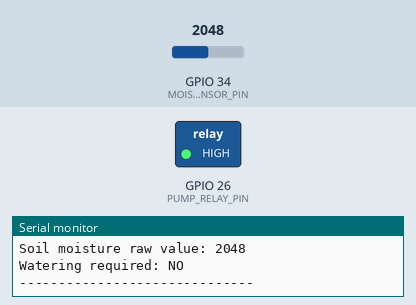
Simulated run of this sketch. Board: ESP32. Parts: switched loads named in the sketch (green lamp = pin HIGH), the last lines printed to the serial monitor. The test bench sets the inputs (shaded band); at power-on: GPIO 34 (MOISTURE_SENSOR_PIN) = 2048 (analog values on the 0–4095 scale).

Above: at 1.7 s.
1.8 s: GPIO 34 (MOISTURE_SENSOR_PIN) set to 2732
3.3 s: GPIO 34 (MOISTURE_SENSOR_PIN) set to 2830
At 4.6 s:
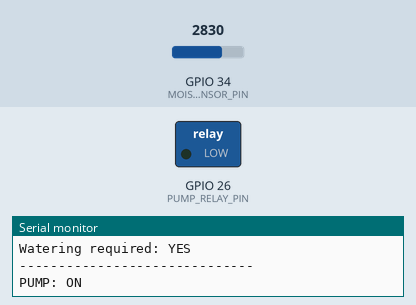
Timing chart, 0 to 20.5 s (numbered marks = the images above; inputs shaded):
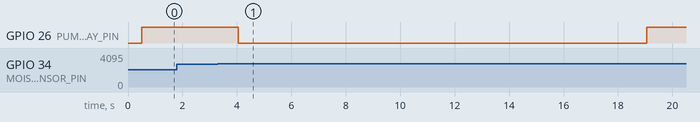

Measured:
- the behaviour switches between 2799 and 2800 on GPIO 34 (MOISTURE_SENSOR_PIN) (found by bisection; images 0 and 1)
- after the input at 3.3 s, GPIO 26 (PUMP_RELAY_PIN): HIGH → LOW after 0.75 s, → HIGH 15.0 s later

The sketch:

AUTO_PLANT_WATERING.ino
```cpp
#include <Arduino.h>

#include "config.h"
#include "moisture_sensor.h"
#include "pump_control.h"

bool wateringRequired = false;

unsigned long lastSensorReadTime = 0;

void setup() {
    Serial.begin(115200);
    delay(500);

    Serial.println();
    Serial.println("==============================");
    Serial.println(" AUTO PLANT WATERING SYSTEM");
    Serial.println("==============================");

    initMoistureSensor();
    initPump();

    Serial.println("System ready");
}

void loop() {
    unsigned long currentTime = millis();

    // Read soil moisture at regular intervals.
    if (currentTime - lastSensorReadTime >= SENSOR_READ_INTERVAL_MS) {
        lastSensorReadTime = currentTime;

        int moistureValue = readMoistureRaw();

        // Hysteresis: use separate dry and wet thresholds.
        if (!wateringRequired &&
            moistureValue >= SOIL_DRY_THRESHOLD) {
            wateringRequired = true;
        }
        else if (wateringRequired &&
                 moistureValue <= SOIL_WET_THRESHOLD) {
            wateringRequired = false;
        }

        Serial.print("Soil moisture raw value: ");
        Serial.println(moistureValue);

        Serial.print("Watering required: ");
        Serial.println(wateringRequired ? "YES" : "NO");

        Serial.println("------------------------------");
    }

    // Pump safety and automatic control.
    updatePump(wateringRequired);
}
```

moisture_sensor.cpp
```cpp
#include <Arduino.h>
#include "config.h"
#include "moisture_sensor.h"

void initMoistureSensor() {
    pinMode(MOISTURE_SENSOR_PIN, INPUT);
    analogReadResolution(12);
    analogSetPinAttenuation(MOISTURE_SENSOR_PIN, ADC_11db);

    Serial.println("Moisture sensor initialized");
}

int readMoistureRaw() {
    long total = 0;

    for (int i = 0; i < MOISTURE_SAMPLE_COUNT; i++) {
        total += analogRead(MOISTURE_SENSOR_PIN);
        delay(5);
    }

    return total / MOISTURE_SAMPLE_COUNT;
}
```

moisture_sensor.h
```cpp
#ifndef MOISTURE_SENSOR_H
#define MOISTURE_SENSOR_H

void initMoistureSensor();
int readMoistureRaw();

#endif
```

pump_control.cpp
```cpp
#include <Arduino.h>
#include "config.h"
#include "pump_control.h"

static bool pumpRunning = false;
static bool safetyLockout = false;

static unsigned long pumpStartTime = 0;
static unsigned long lastPumpStopTime = 0;

static void switchPump(bool state) {
    if (state) {
        digitalWrite(
            PUMP_RELAY_PIN,
            RELAY_ACTIVE_LOW ? LOW : HIGH
        );
    } else {
        digitalWrite(
            PUMP_RELAY_PIN,
            RELAY_ACTIVE_LOW ? HIGH : LOW
        );
    }

    pumpRunning = state;

    if (state) {
        pumpStartTime = millis();
        Serial.println("PUMP: ON");
    } else {
        lastPumpStopTime = millis();
        Serial.println("PUMP: OFF");
    }
}

void initPump() {
    // Set the output OFF before starting operation.
    digitalWrite(
        PUMP_RELAY_PIN,
        RELAY_ACTIVE_LOW ? HIGH : LOW
    );

    pinMode(PUMP_RELAY_PIN, OUTPUT);

    pumpRunning = false;
    safetyLockout = false;

    // Allow the first watering cycle immediately.
    lastPumpStopTime = millis() - MIN_PUMP_OFF_TIME_MS;

    Serial.println("Pump control initialized");
    Serial.println("Pump is OFF");
}

void updatePump(bool wateringRequired) {
    unsigned long currentTime = millis();

    // Stop the pump if the maximum runtime is reached.
    if (pumpRunning &&
        currentTime - pumpStartTime >= MAX_PUMP_RUNTIME_MS) {

        switchPump(false);
        safetyLockout = true;

        Serial.println("SAFETY: Maximum pump runtime reached");
        Serial.println("Watering locked until soil becomes wet");
        return;
    }

    // Reset safety lockout after the soil becomes sufficiently wet.
    if (!wateringRequired) {
        safetyLockout = false;
    }

    // Stop the pump when watering is no longer required.
    if (pumpRunning && !wateringRequired) {
        switchPump(false);
        return;
    }

    // Start the pump if the soil is dry and safety conditions allow it.
    if (!pumpRunning &&
        wateringRequired &&
        !safetyLockout &&
        currentTime - lastPumpStopTime >= MIN_PUMP_OFF_TIME_MS) {

        switchPump(true);
    }
}

bool isPumpRunning() {
    return pumpRunning;
}
```

pump_control.h
```cpp
#ifndef PUMP_CONTROL_H
#define PUMP_CONTROL_H

void initPump();
void updatePump(bool wateringRequired);
bool isPumpRunning();

#endif
```

config.h
```cpp
#ifndef CONFIG_H
#define CONFIG_H

// ESP32 pin configuration
#define MOISTURE_SENSOR_PIN 34
#define PUMP_RELAY_PIN 26

// Relay configuration
// Change to false if your relay is HIGH-level triggered.
const bool RELAY_ACTIVE_LOW = true;

// Initial moisture thresholds (12-bit ADC: 0–4095)
// Typical capacitive sensors read higher when soil is dry.
// These values MUST be calibrated for your sensor.
const int SOIL_DRY_THRESHOLD = 2800;
const int SOIL_WET_THRESHOLD = 1800;

// Pump safety settings
const unsigned long MAX_PUMP_RUNTIME_MS = 15000UL;
const unsigned long MIN_PUMP_OFF_TIME_MS = 30000UL;

// Sensor settings
const int MOISTURE_SAMPLE_COUNT = 10;
const unsigned long SENSOR_READ_INTERVAL_MS = 1000UL;

#endif
```
